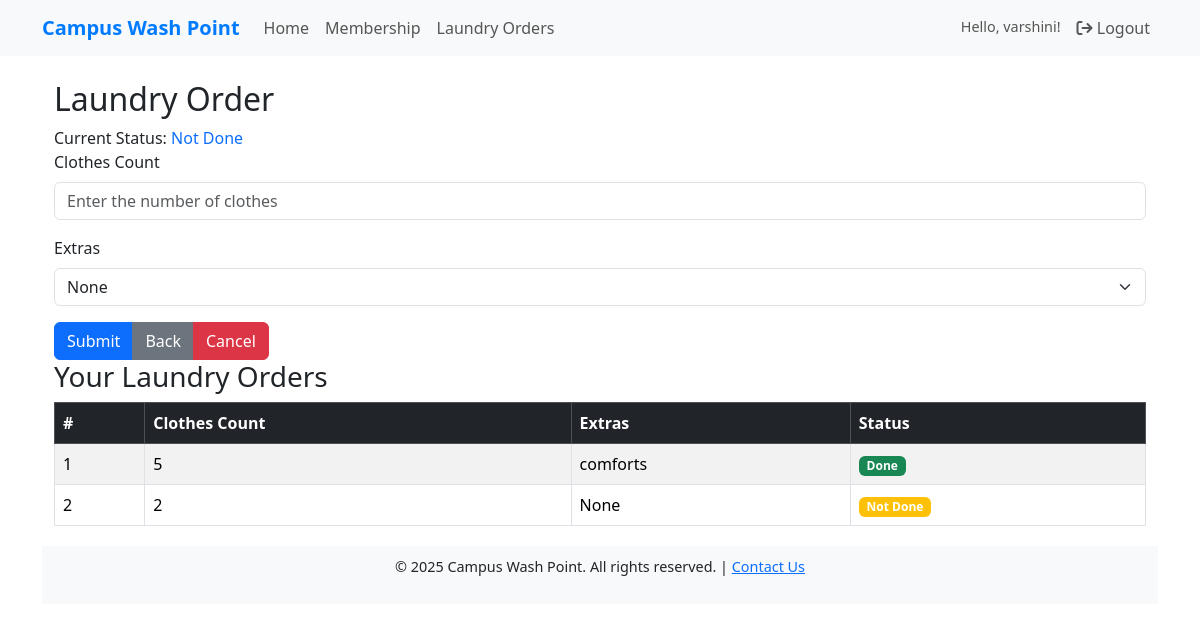
The app's page /laundryorders (signed in), older data.
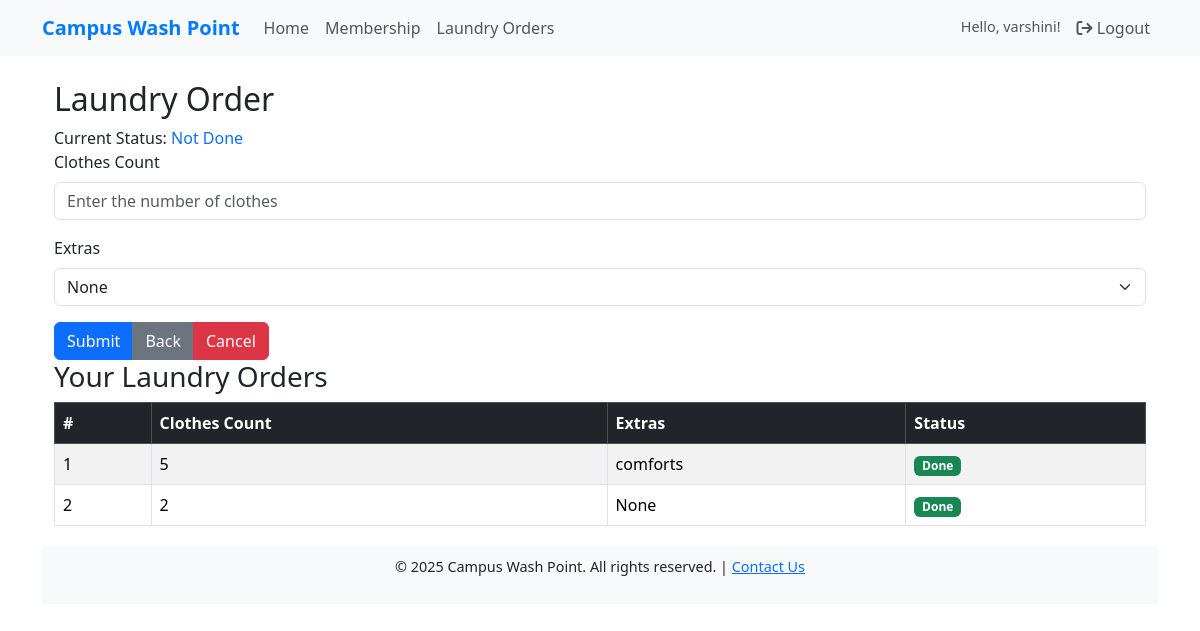
The same page, newer data.
### campuswashapp/models.py (models this page shows, shortened)
class LaundryOrders(models.Model):
    STATUS_CHOICES = [
        ('Not Done', 'Not Done'),
        ('Done', 'Done'),
    ]
    laundry_id = models.AutoField(primary_key=True)
    user = models.ForeignKey(User, on_delete=models.CASCADE)
    membership = models.ForeignKey(laundry_Membership, on_delete=models.CASCADE)  # Assuming Membership model is defined
    clothes_count = models.PositiveIntegerField()
    extra_item = models.TextField(blank=True, null=True)  # For additional items like blankets, etc.
    check_in_date = models.DateField(auto_now_add=True)
    check_in_time = models.TimeField(auto_now_add=True)
    check_out_date = models.DateField(null=True, blank=True)  # Default null, updated by admin
    status = models.CharField(
        max_length=10,
        choices=STATUS_CHOICES,
        default='Not Done',  # Default value for new orders
    )

### campuswashapp/views.py (the view, shortened to what this page needs)
# urls.py: path('laundryorders', laundryorders, name='laundryorders'),
@login_required
def laundryorders(request):
    try:
        membership = laundry_Membership.objects.get(user=request.user)
        if membership.valid_until >= datetime.now().date():
            orders = LaundryOrders.objects.filter(user=request.user).select_related('membership')
            if not orders.exists():
                messages.info(request, "You have no laundry orders yet. Submit one now!")
            return render(request, 'user/laundryorders.html', {'orders': orders})
        else:
            messages.warning(request, "Your membership has expired. Please renew to place a laundry order.")
            return redirect('membership')
    except laundry_Membership.DoesNotExist:
        messages.warning(request, "No active membership found. Please subscribe to a membership first.")
        return redirect('membership')

### templates/user/laundryorders.html (shortened to what this page needs)
{% extends 'base.html' %}
{% load static %}
{% block content %}
    <div class="container">
        <div class="form-container">
            <h2 class="form-title">Laundry Order</h2>
            <div class="status-box">
                Current Status:
                <span class="text-primary">
                    {% if status %}
                        {{ status }}
                    {% else %}
                        Not Done
                    {% endif %}
                </span>
            </div>
            <form id="laundryOrderForm" method="POST" action="{% url 'laundryorders' %}">
                <div class="mb-3">
                    <label for="clothesCount" class="form-label">Clothes Count</label>
                    <input type="number" id="clothesCount" name="clothesCount" class="form-control" placeholder="Enter the number of clothes" required>
                </div>
                <div class="mb-3">
                    <label for="extras" class="form-label">Extras</label>
                    <select id="extras" name="extras" class="form-select">
                        <option value="">None</option>
                    </select>
                </div>
                <div class="btn-group">
                    <button type="submit" class="btn btn-primary">Submit</button>
                    <button type="button" class="btn btn-secondary" onclick="window.history.back()">Back</button>
                    <button type="reset" class="btn btn-danger">Cancel</button>
                </div>
            </form>
        </div>
<div class="table-container">
    <h3 class="form-title">Your Laundry Orders</h3>
    <table class="table table-bordered table-striped">
        <thead class="table-dark">
            <tr>
                <th>#</th>
                <th>Clothes Count</th>
                <th>Extras</th>
                <th>Status</th>
            </tr>
        </thead>
        <tbody>
            {% if orders %}
                {% for order in orders %}
                    <tr>
                        <td>{{ forloop.counter }}</td>
                        <td>{{ order.clothes_count }}</td>
                        <td>{{ order.extra_item|default:"None" }}</td>
                        <td>
                            <span class="badge {% if order.status == 'Done' %}bg-success{% else %}bg-warning{% endif %}">
                                {{ order.status }}
                            </span>
                        </td>
                    </tr>
                {% endfor %}
            {% else %}
                <tr>
                    <td colspan="4" class="text-center">No orders found</td>
                </tr>
            {% endif %}
        </tbody>
    </table>
</div>
</body>
</html>
{% endblock content %}

Row changes from the older to the newer data that the page shows:
changed LaundryOrders "None": status "Not Done" → "Done"
